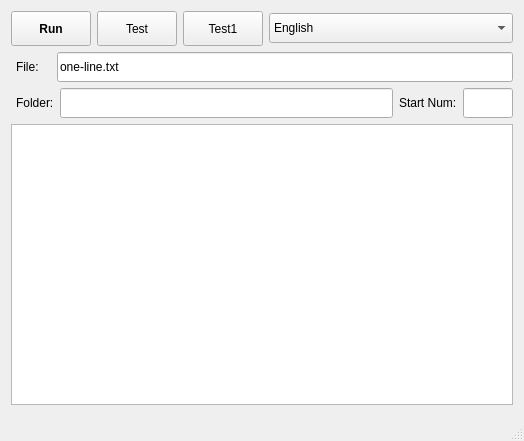
<?xml version="1.0" encoding="UTF-8"?>
<ui version="4.0">
 <class>MainWindow</class>
 <widget class="QMainWindow" name="MainWindow">
  <property name="geometry">
   <rect>
    <x>0</x>
    <y>0</y>
    <width>524</width>
    <height>441</height>
   </rect>
  </property>
  <property name="windowTitle">
   <string>Verbs Writer</string>
  </property>
  <widget class="QWidget" name="centralWidget">
   <layout class="QGridLayout" name="gridLayout">
    <item row="0" column="0">
     <layout class="QHBoxLayout" name="horizontalLayout_2">
      <item>
       <widget class="QPushButton" name="bRun">
        <property name="minimumSize">
         <size>
          <width>0</width>
          <height>35</height>
         </size>
        </property>
        <property name="font">
         <font>
          <pointsize>9</pointsize>
          <weight>75</weight>
          <italic>false</italic>
          <bold>true</bold>
          <underline>false</underline>
         </font>
        </property>
        <property name="text">
         <string>Run</string>
        </property>
       </widget>
      </item>
      <item>
       <widget class="QPushButton" name="bTest">
        <property name="minimumSize">
         <size>
          <width>0</width>
          <height>35</height>
         </size>
        </property>
        <property name="text">
         <string>Test</string>
        </property>
       </widget>
      </item>
      <item>
       <widget class="QPushButton" name="bTest1">
        <property name="minimumSize">
         <size>
          <width>0</width>
          <height>35</height>
         </size>
        </property>
        <property name="text">
         <string>Test1</string>
        </property>
       </widget>
      </item>
      <item>
       <widget class="QComboBox" name="cbLangs">
        <property name="sizePolicy">
         <sizepolicy hsizetype="Expanding" vsizetype="Fixed">
          <horstretch>0</horstretch>
          <verstretch>0</verstretch>
         </sizepolicy>
        </property>
        <property name="minimumSize">
         <size>
          <width>150</width>
          <height>30</height>
         </size>
        </property>
        <item>
         <property name="text">
          <string>English</string>
         </property>
        </item>
        <item>
         <property name="text">
          <string>French</string>
         </property>
        </item>
        <item>
         <property name="text">
          <string>German</string>
         </property>
        </item>
        <item>
         <property name="text">
          <string>Italian</string>
         </property>
        </item>
        <item>
         <property name="text">
          <string>Latin</string>
         </property>
        </item>
        <item>
         <property name="text">
          <string>Spanish</string>
         </property>
        </item>
       </widget>
      </item>
     </layout>
    </item>
    <item row="2" column="0">
     <layout class="QHBoxLayout" name="horizontalLayout">
      <property name="leftMargin">
       <number>5</number>
      </property>
      <item>
       <widget class="QLabel" name="label">
        <property name="minimumSize">
         <size>
          <width>35</width>
          <height>0</height>
         </size>
        </property>
        <property name="text">
         <string>Folder:</string>
        </property>
       </widget>
      </item>
      <item>
       <widget class="QLineEdit" name="leFolderPath">
        <property name="minimumSize">
         <size>
          <width>0</width>
          <height>30</height>
         </size>
        </property>
       </widget>
      </item>
      <item>
       <widget class="QLabel" name="label_3">
        <property name="text">
         <string>Start Num:</string>
        </property>
       </widget>
      </item>
      <item>
       <widget class="QLineEdit" name="leStartNum">
        <property name="sizePolicy">
         <sizepolicy hsizetype="Fixed" vsizetype="Fixed">
          <horstretch>0</horstretch>
          <verstretch>0</verstretch>
         </sizepolicy>
        </property>
        <property name="minimumSize">
         <size>
          <width>0</width>
          <height>30</height>
         </size>
        </property>
        <property name="maximumSize">
         <size>
          <width>50</width>
          <height>16777215</height>
         </size>
        </property>
       </widget>
      </item>
     </layout>
    </item>
    <item row="3" column="0">
     <widget class="QPlainTextEdit" name="pteOut">
      <property name="minimumSize">
       <size>
        <width>0</width>
        <height>200</height>
       </size>
      </property>
      <property name="font">
       <font>
        <pointsize>11</pointsize>
       </font>
      </property>
      <property name="plainText">
       <string/>
      </property>
     </widget>
    </item>
    <item row="1" column="0">
     <layout class="QHBoxLayout" name="horizontalLayout_3">
      <property name="leftMargin">
       <number>5</number>
      </property>
      <item>
       <widget class="QLabel" name="label_4">
        <property name="minimumSize">
         <size>
          <width>35</width>
          <height>0</height>
         </size>
        </property>
        <property name="text">
         <string>File:</string>
        </property>
       </widget>
      </item>
      <item>
       <widget class="QLineEdit" name="leFilePath">
        <property name="minimumSize">
         <size>
          <width>200</width>
          <height>30</height>
         </size>
        </property>
        <property name="text">
         <string>one-line.txt</string>
        </property>
       </widget>
      </item>
     </layout>
    </item>
   </layout>
  </widget>
  <widget class="QStatusBar" name="statusBar">
   <property name="minimumSize">
    <size>
     <width>0</width>
     <height>25</height>
    </size>
   </property>
   <property name="font">
    <font>
     <pointsize>9</pointsize>
    </font>
   </property>
  </widget>
 </widget>
 <layoutdefault spacing="6" margin="11"/>
 <tabstops>
  <tabstop>leFilePath</tabstop>
  <tabstop>leFolderPath</tabstop>
  <tabstop>leStartNum</tabstop>
  <tabstop>bRun</tabstop>
  <tabstop>bTest</tabstop>
  <tabstop>bTest1</tabstop>
  <tabstop>cbLangs</tabstop>
  <tabstop>pteOut</tabstop>
 </tabstops>
 <resources/>
 <connections/>
</ui>
